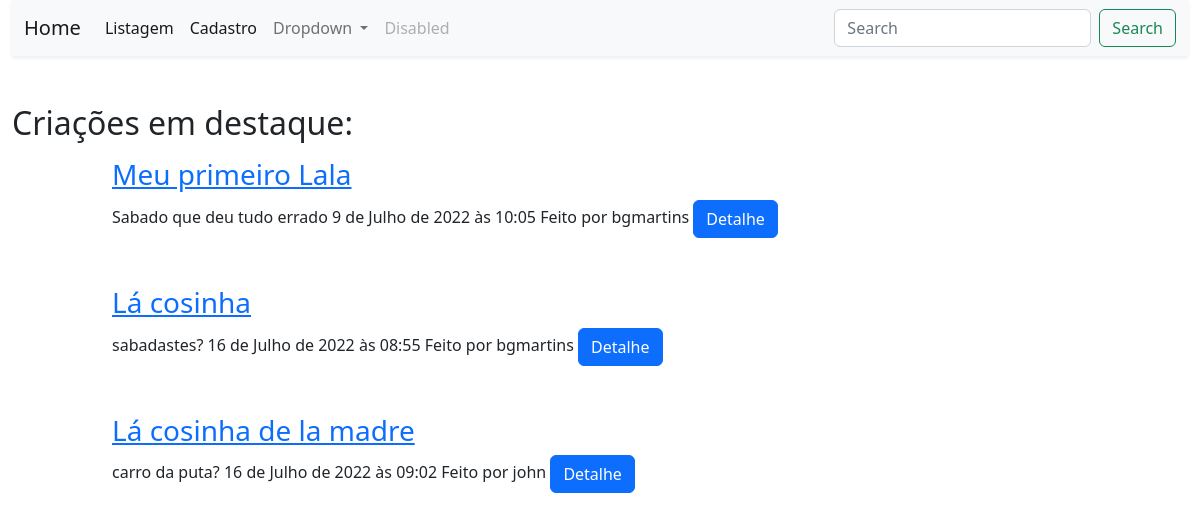
Before: / with the older database file.
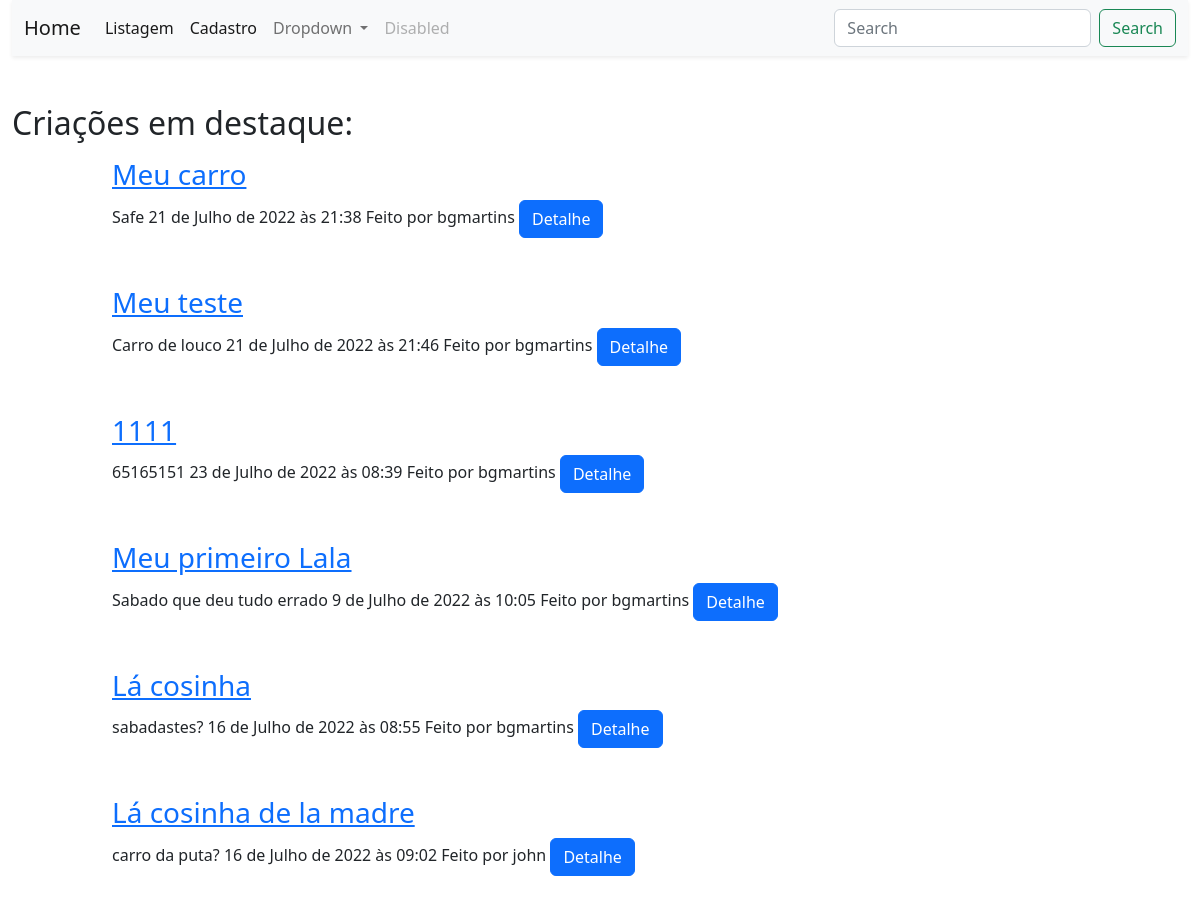
After: the same page with the newer database file.
### blog/models.py (models this page shows, shortened)
class Post(models.Model):
    autor = models.ForeignKey(settings.AUTH_USER_MODEL, on_delete=models.CASCADE)
    titulo = models.CharField(max_length=200)
    text = models.TextField()
    data_criacao = models.DateTimeField(default=timezone.now)
    data_pub = models.DateTimeField(blank=True, null=True)

### blog/views.py (the view)
# urls.py: path('', Minha_home.as_view(), name='home'),
class Minha_home(generic.TemplateView):
    template_name = "blog/home.html"
    def get(self, request, *args, **kwargs):
        context = super(Minha_home, self).get_context_data(**kwargs)
        obj = Post.objects.filter(data_criacao__lte=timezone.now())
        obj = obj.order_by('data_pub')
        context.update({
            'obj' : obj[:6]
        })
        return super(Minha_home, self).get( request, *args, **context)

### blog/templates/blog/home.html (shortened to what this page needs)
{% extends 'blog/base.html' %}
{% block conteudo %}
    <div class="col-10 mb-3">
        <h2>Criações em destaque:</h2>
    </div>
    {% for post in obj %}
    <div class="row justify-content-center">
        <div class="col-10 mb-5">
            <h3><a href="{% url 'detalhe' post.id %}">{{post.titulo}}</a></h3>
            <span>{{post.text}}</span>
            <span>{{post.data_criacao}}</span>
            <span>Feito por {{post.autor}}</span>
            <a href="{% url 'detalhe' post.id %}" class="btn btn-primary">Detalhe</a>
        </div>
    </div>
    {% endfor %}
{% endblock %}

### blog/templates/blog/base.html (shortened to what this page needs)
{% load static %}
<!DOCTYPE html>
<hmtl lang="pt-br">
<head>
  <link rel="stylesheet" href="{% static 'bootstrap/css/bootstrap.min.css' %}"/>
  <link rel="stylesheet" href="{% static 'css/base.css' %}"/>
</head>
<body>
    <main>
        <div class="container-fluid">
            <nav class="navbar navbar-expand-lg bg-light shadow-sm mb-5 g-0">
                <div class="container-fluid">
                  <a class="navbar-brand" href="{% url 'home' %}">Home</a>
                  <div class="collapse navbar-collapse" id="navbarSupportedContent">
                    <ul class="navbar-nav me-auto mb-2 mb-lg-0">
                      <li class="nav-item">
                        <a class="nav-link active" aria-current="page" href="{% url 'listagem' %}">Listagem</a>
                      </li>
                      <li class="nav-item">
                        <a class="nav-link active" aria-current="page" href="{% url 'add' %}">Cadastro</a>
                      </li>
                      <li class="nav-item dropdown">
                        <a class="nav-link dropdown-toggle" href="" id="navbarDropdown" role="button" data-bs-toggle="dropdown" aria-expanded="false">
                          Dropdown
                        </a>
                      </li>
                      <li class="nav-item">
                        <a class="nav-link disabled">Disabled</a>
                      </li>
                    </ul>
                    <form class="d-flex" role="search">
                      <input class="form-control me-2" type="search" placeholder="Search" aria-label="Search">
                      <button class="btn btn-outline-success" type="submit">Search</button>
                    </form>
                  </div>
                </div>
            </nav>
            {% block conteudo %}
            {% endblock %}
        </div>
    </main>
</body>
</hmtl>

Changed rows visible on the page:
added Post: titulo "Meu carro", text "Safe", data_criacao "21 de Julho de 2022 às 21:38", autor "bgmartins"
added Post: titulo "Meu teste", text "Carro de louco", data_criacao "21 de Julho de 2022 às 21:46", autor "bgmartins"
added Post: titulo "1111", text "65165151", data_criacao "23 de Julho de 2022 às 08:39", autor "bgmartins"
